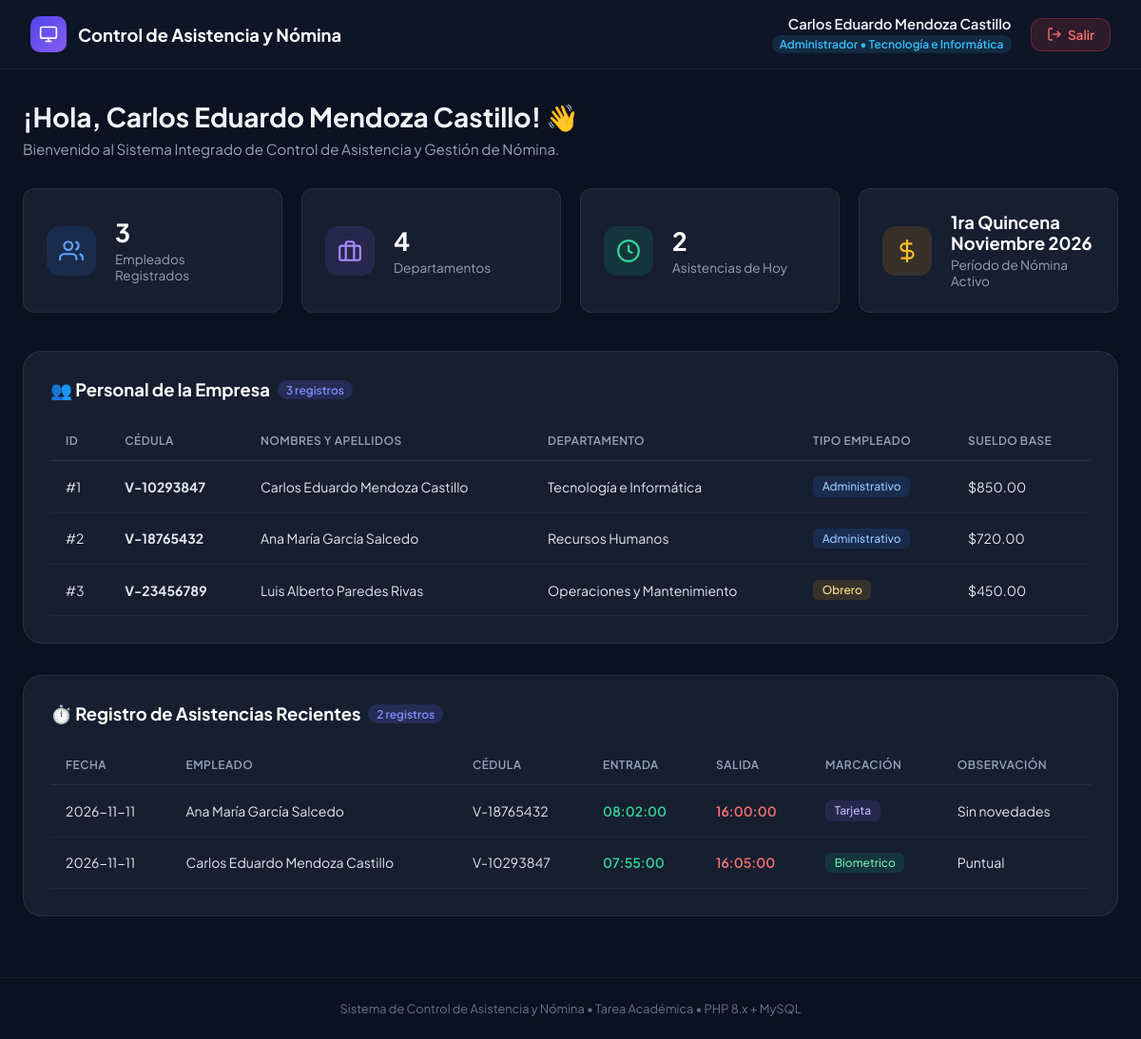
The page /dashboard.php (signed in) on the database its author committed.
### tables this page shows
CREATE TABLE `periodo_nomina` (
  `id_periodo` INT(11) NOT NULL AUTO_INCREMENT,
  `nombre_periodo` VARCHAR(50) NOT NULL,
  `fecha_inicio` DATE NOT NULL,
  `fecha_fin` DATE NOT NULL,
  `estado` ENUM('Abierto', 'Cerrado') DEFAULT 'Abierto',
  PRIMARY KEY (`id_periodo`)
);

CREATE TABLE `empleado` (
  `id_empleado` INT(11) NOT NULL AUTO_INCREMENT,
  `cedula` VARCHAR(20) NOT NULL,
  `nombres` VARCHAR(100) NOT NULL,
  `apellidos` VARCHAR(100) NOT NULL,
  `fecha_nacimiento` DATE DEFAULT NULL,
  `fecha_ingreso` DATE NOT NULL,
  `tipo_empleado` ENUM('Administrativo', 'Obrero') NOT NULL,
  `sueldo_base_mensual` DECIMAL(10,2) NOT NULL,
  `id_departamento` INT(11) NOT NULL,
  PRIMARY KEY (`id_empleado`),
  UNIQUE KEY `cedula` (`cedula`),
  KEY `id_departamento` (`id_departamento`),
  CONSTRAINT `fk_empleado_departamento` FOREIGN KEY (`id_departamento`) 
    REFERENCES `departamento` (`id_departamento`) 
    ON UPDATE CASCADE ON DELETE RESTRICT
);

CREATE TABLE `departamento` (
  `id_departamento` INT(11) NOT NULL AUTO_INCREMENT,
  `nombre_departamento` VARCHAR(100) NOT NULL,
  `descripcion` VARCHAR(255) DEFAULT NULL,
  PRIMARY KEY (`id_departamento`)
);

CREATE TABLE `asistencia` (
  `id_asistencia` INT(11) NOT NULL AUTO_INCREMENT,
  `id_empleado` INT(11) NOT NULL,
  `fecha` DATE NOT NULL,
  `hora_entrada` TIME DEFAULT NULL,
  `hora_salida` TIME DEFAULT NULL,
  `tipo_marcacion` ENUM('Biometrico', 'Tarjeta') NOT NULL,
  `observacion` VARCHAR(255) DEFAULT NULL,
  PRIMARY KEY (`id_asistencia`),
  UNIQUE KEY `uk_asistencia_diaria` (`id_empleado`, `fecha`),
  KEY `id_empleado` (`id_empleado`),
  CONSTRAINT `fk_asistencia_empleado` FOREIGN KEY (`id_empleado`) 
    REFERENCES `empleado` (`id_empleado`) 
    ON UPDATE CASCADE ON DELETE CASCADE
);

### dashboard.php (the view, shortened to what this page needs)
<?php
require_once __DIR__ . '/config/db.php';
$total_deptos     = 0;
$total_empleados  = 0;
$asistencias_hoy  = 0;
$periodo_activo   = 'No definido';
$empleados_list   = [];
$asistencias_list = [];
if (isset($pdo)) {
    try {
        $stmt = $pdo->query("SELECT COUNT(*) FROM departamento");
        $total_deptos = $stmt->fetchColumn();
        $stmt = $pdo->query("SELECT COUNT(*) FROM empleado");
        $total_empleados = $stmt->fetchColumn();
        $stmt = $pdo->query("SELECT COUNT(*) FROM asistencia WHERE fecha = CURRENT_DATE()");
        $asistencias_hoy = $stmt->fetchColumn();
        $stmt = $pdo->query("SELECT nombre_periodo, estado FROM periodo_nomina WHERE estado = 'Abierto' LIMIT 1");
        $periodo = $stmt->fetch();
        if ($periodo) {
            $periodo_activo = $periodo['nombre_periodo'];
        }
        $stmt = $pdo->query("SELECT e.id_empleado, e.cedula, e.nombres, e.apellidos, e.tipo_empleado,
                                    e.sueldo_base_mensual, d.nombre_departamento
                             FROM empleado e
                             LEFT JOIN departamento d ON e.id_departamento = d.id_departamento
                             ORDER BY e.id_empleado ASC LIMIT 10");
        $empleados_list = $stmt->fetchAll();
        $stmt = $pdo->query("SELECT a.id_asistencia, a.fecha, a.hora_entrada, a.hora_salida, a.tipo_marcacion, a.observacion,
                                    CONCAT(e.nombres, ' ', e.apellidos) AS nombre_completo, e.cedula
                             FROM asistencia a
                             JOIN empleado e ON a.id_empleado = e.id_empleado
                             ORDER BY a.fecha DESC, a.hora_entrada DESC LIMIT 5");
        $asistencias_list = $stmt->fetchAll();
    } catch (PDOException $e) {
        $error_tablas = $e->getMessage();
    }
}
?>
<!DOCTYPE html>
<html lang="es">
<head>
    <link rel="stylesheet" href="assets/css/style.css">
</head>
<body class="dashboard-page">
    <header class="navbar">
        <a href="dashboard.php" class="navbar-brand">
            <div class="navbar-brand-icon">
                <svg viewBox="0 0 24 24" fill="none" stroke="currentColor" stroke-width="2">
                    <rect x="2" y="3" width="20" height="14" rx="2" ry="2"></rect>
                    <line x1="8" y1="21" x2="16" y2="21"></line>
                    <line x1="12" y1="17" x2="12" y2="21"></line>
                </svg>
            </div>
            <span>Control de Asistencia y Nómina</span>
        </a>
        <div class="navbar-user">
            <div class="user-info">
                <span class="user-name"><?php echo htmlspecialchars($_SESSION['nombre_completo'] ?? 'Usuario'); ?></span>
                <span class="user-role"><?php echo htmlspecialchars($_SESSION['rol'] ?? 'Rol'); ?> &bull; <?php echo htmlspecialchars($_SESSION['departamento'] ?? ''); ?></span>
            </div>
            <a href="logout.php" class="btn-logout" title="Cerrar Sesión">
                <svg style="width: 16px; height: 16px;" viewBox="0 0 24 24" fill="none" stroke="currentColor" stroke-width="2">
                    <path d="M9 21H5a2 2 0 0 1-2-2V5a2 2 0 0 1 2-2h4"></path>
                    <polyline points="16 17 21 12 16 7"></polyline>
                    <line x1="21" y1="12" x2="9" y2="12"></line>
                </svg>
                <span>Salir</span>
            </a>
        </div>
    </header>
    <main class="main-container">
        <div class="welcome-header">
            <h2>¡Hola, <?php echo htmlspecialchars($_SESSION['nombre_completo'] ?? $_SESSION['usuario']); ?>! 👋</h2>
            <p>Bienvenido al Sistema Integrado de Control de Asistencia y Gestión de Nómina.</p>
        </div>
        <div class="stats-grid">
            <div class="stat-card">
                <div class="stat-icon blue">
                    <svg viewBox="0 0 24 24" fill="none" stroke="currentColor" stroke-width="2">
                        <path d="M17 21v-2a4 4 0 0 0-4-4H5a4 4 0 0 0-4 4v2"></path>
                        <circle cx="9" cy="7" r="4"></circle>
                        <path d="M23 21v-2a4 4 0 0 0-3-3.87"></path>
                        <path d="M16 3.13a4 4 0 0 1 0 7.75"></path>
                    </svg>
                </div>
                <div class="stat-details">
                    <h3><?php echo (int)$total_empleados; ?></h3>
                    <p>Empleados Registrados</p>
                </div>
            </div>
            <div class="stat-card">
                <div class="stat-icon purple">
                    <svg viewBox="0 0 24 24" fill="none" stroke="currentColor" stroke-width="2">
                        <rect x="2" y="7" width="20" height="14" rx="2" ry="2"></rect>
                        <path d="M16 21V5a2 2 0 0 0-2-2h-4a2 2 0 0 0-2 2v16"></path>
                    </svg>
                </div>
                <div class="stat-details">
                    <h3><?php echo (int)$total_deptos; ?></h3>
                    <p>Departamentos</p>
                </div>
            </div>
            <div class="stat-card">
                <div class="stat-icon emerald">
                    <svg viewBox="0 0 24 24" fill="none" stroke="currentColor" stroke-width="2">
                        <circle cx="12" cy="12" r="10"></circle>
                        <polyline points="12 6 12 12 16 14"></polyline>
                    </svg>
                </div>
                <div class="stat-details">
                    <h3><?php echo (int)$asistencias_hoy; ?></h3>
                    <p>Asistencias de Hoy</p>
                </div>
            </div>
            <div class="stat-card">
                <div class="stat-icon amber">
                    <svg viewBox="0 0 24 24" fill="none" stroke="currentColor" stroke-width="2">
                        <line x1="12" y1="1" x2="12" y2="23"></line>
                        <path d="M17 5H9.5a3.5 3.5 0 0 0 0 7h5a3.5 3.5 0 0 1 0 7H6"></path>
                    </svg>
                </div>
                <div class="stat-details">
                    <h3 style="font-size: 1.15rem;"><?php echo htmlspecialchars($periodo_activo); ?></h3>
                    <p>Período de Nómina Activo</p>
                </div>
            </div>
        </div>
        <div class="section-card">
            <div class="section-header">
                <div class="section-title">
                    <span>👥 Personal de la Empresa</span>
                    <span class="badge-count"><?php echo count($empleados_list); ?> registros</span>
                </div>
            </div>
            <div class="table-responsive">
                <table class="custom-table">
                    <thead>
                        <tr>
                            <th>ID</th>
                            <th>Cédula</th>
                            <th>Nombres y Apellidos</th>
                            <th>Departamento</th>
                            <th>Tipo Empleado</th>
                            <th>Sueldo Base</th>
                        </tr>
                    </thead>
                    <tbody>
                        <?php if (!empty($empleados_list)): ?>
                            <?php foreach ($empleados_list as $emp): ?>
                            <tr>
                                <td>#<?php echo $emp['id_empleado']; ?></td>
                                <td><strong><?php echo htmlspecialchars($emp['cedula']); ?></strong></td>
                                <td><?php echo htmlspecialchars($emp['nombres'] . ' ' . $emp['apellidos']); ?></td>
                                <td><?php echo htmlspecialchars($emp['nombre_departamento'] ?? 'N/A'); ?></td>
                                <td>
                                    <span class="type-badge <?php echo $emp['tipo_empleado'] === 'Administrativo' ? 'badge-admin' : 'badge-obrero'; ?>">
                                        <?php echo htmlspecialchars($emp['tipo_empleado']); ?>
                                    </span>
                                </td>
                                <td>$<?php echo number_format($emp['sueldo_base_mensual'], 2); ?></td>
                            </tr>
                            <?php endforeach; ?>
                        <?php endif; ?>
                    </tbody>
                </table>
            </div>
        </div>
        <div class="section-card">
            <div class="section-header">
                <div class="section-title">
                    <span>⏱️ Registro de Asistencias Recientes</span>
                    <span class="badge-count"><?php echo count($asistencias_list); ?> registros</span>
                </div>
            </div>
            <div class="table-responsive">
                <table class="custom-table">
                    <thead>
                        <tr>
                            <th>Fecha</th>
                            <th>Empleado</th>
                            <th>Cédula</th>
                            <th>Entrada</th>
                            <th>Salida</th>
                            <th>Marcación</th>
                            <th>Observación</th>
                        </tr>
                    </thead>
                    <tbody>
                        <?php if (!empty($asistencias_list)): ?>
                            <?php foreach ($asistencias_list as $asist): ?>
                            <tr>
                                <td><?php echo htmlspecialchars($asist['fecha']); ?></td>
                                <td><?php echo htmlspecialchars($asist['nombre_completo']); ?></td>
                                <td><?php echo htmlspecialchars($asist['cedula']); ?></td>
                                <td><span style="color: #34d399; font-weight: 600;"><?php echo htmlspecialchars($asist['hora_entrada'] ?? '--:--'); ?></span></td>
                                <td><span style="color: #f87171; font-weight: 600;"><?php echo htmlspecialchars($asist['hora_salida'] ?? '--:--'); ?></span></td>
                                <td>
                                    <span class="type-badge <?php echo $asist['tipo_marcacion'] === 'Biometrico' ? 'badge-bio' : 'badge-card'; ?>">
                                        <?php echo htmlspecialchars($asist['tipo_marcacion']); ?>
                                    </span>
                                </td>
                                <td><?php echo htmlspecialchars($asist['observacion'] ?? 'Ninguna'); ?></td>
                            </tr>
                            <?php endforeach; ?>
                        <?php endif; ?>
                    </tbody>
                </table>
            </div>
        </div>
    </main>
    <footer class="dashboard-footer">
        Sistema de Control de Asistencia y Nómina &bull; Tarea Académica &bull; PHP 8.x + MySQL
    </footer>
</body>
</html>

### assets/css/style.css (style rules this page uses)
:root { --primary: #4f46e5; --primary-hover: #4338ca; --primary-glow: rgba(79, 70, 229, 0.4); --secondary: #06b6d4; --accent: #8b5cf6; --bg-dark: #0f172a; --bg-card: rgba(30, 41, 59, 0.75); --border-card: rgba(255, 255, 255, 0.1); --text-main: #f8fafc; --text-muted: #94a3b8; --input-bg: rgba(15, 23, 42, 0.6); --input-border: rgba(148, 163, 184, 0.2); --input-focus: #6366f1; --success: #10b981; --error: #ef4444; --radius-lg: 20px; --radius-md: 12px; --radius-sm: 8px; --transition: all 0.25s cubic-bezier(0.4, 0, 0.2, 1); }
* { margin: 0; padding: 0; box-sizing: border-box; font-family: 'Plus Jakarta Sans', system-ui, -apple-system, sans-serif; }

### rows shown on the page
periodo_nomina: nombre_periodo "1ra Quincena Noviembre 2026"
empleado: id_empleado "1", cedula "V-10293847", nombres+apellidos "Carlos Eduardo Mendoza Castillo", id_departamento.nombre_departamento "Tecnología e Informática", tipo_empleado "Administrativo", sueldo_base_mensual "850.00"
empleado: id_empleado "2", cedula "V-18765432", nombres+apellidos "Ana María García Salcedo", id_departamento.nombre_departamento "Recursos Humanos", tipo_empleado "Administrativo", sueldo_base_mensual "720.00"
empleado: id_empleado "3", cedula "V-23456789", nombres+apellidos "Luis Alberto Paredes Rivas", id_departamento.nombre_departamento "Operaciones y Mantenimiento", tipo_empleado "Obrero", sueldo_base_mensual "450.00"
asistencia: fecha "2026-11-11", nombre_completo "Ana María García Salcedo", id_empleado.cedula "V-18765432", hora_entrada "08:02:00", hora_salida "16:00:00", tipo_marcacion "Tarjeta", observacion "Sin novedades"
asistencia: fecha "2026-11-11", nombre_completo "Carlos Eduardo Mendoza Castillo", id_empleado.cedula "V-10293847", hora_entrada "07:55:00", hora_salida "16:05:00", tipo_marcacion "Biometrico", observacion "Puntual"

### other values the page prints
$_SESSION['nombre_completo'] "Carlos Eduardo Mendoza Castillo"
$_SESSION['rol'] "Administrador"
$_SESSION['departamento'] "Tecnología e Informática"
$total_empleados "3"
$total_deptos "4"
$asistencias_hoy "2"
count($empleados_list) "3"
count($asistencias_list) "2"
